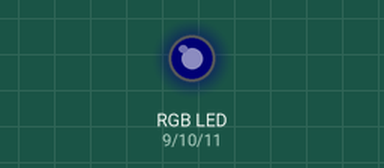
A sketch run on a simulated Arduino Uno, built with avr-gcc and run on an emulated ATmega328P. Shown: an RGB LED mixed from three pins (HIGH = lit). Dim RGB values are drawn brighter than linear.

Above: at 0.15 s.
At 1.05 s:
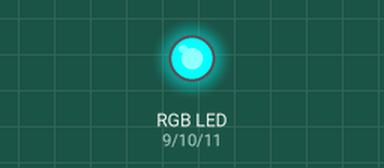
At 1.65 s:
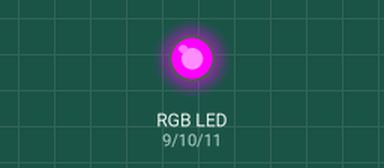
At 2.55 s:
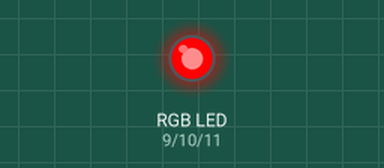
At 3.75 s:
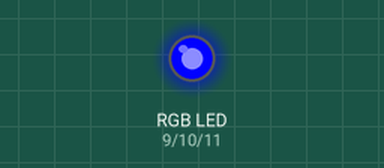
At 5.25 s:
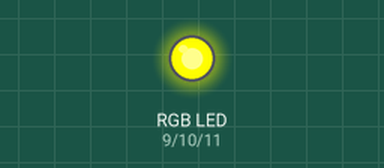
Timing chart, 0 to 5.2 s (numbered marks = the images above):
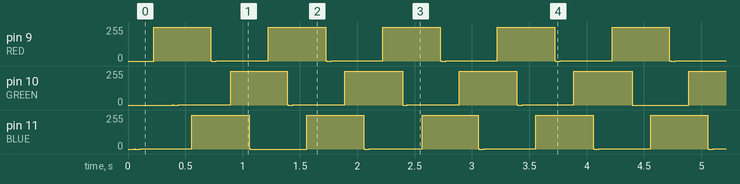

Measured:
- by itself, pin 9 (RED): repeats every 1.0 s: 255/255 0.04 s, 254/255 0.45 s, 1/255 0.01 s, 0/255 0.04 s, 1/255 0.45 s, 254/255 0.01 s

The sketch:

rgb_fade.ino
```cpp
#define RED 9
#define GREEN 10
#define BLUE 11
#define DELAY 1000.0

double shift;

void setup() {
  shift = DELAY/(3 * DELAY);
  pinMode( RED, OUTPUT );
  pinMode( GREEN, OUTPUT );
  pinMode( BLUE, OUTPUT );
}

void loop() {
  double theta = millis()/DELAY;
  switch_on( RED, theta );
  switch_on( GREEN, theta + 1*shift );
  switch_on( BLUE, theta + 2*shift );
}

void switch_on( int pin, double theta ) {
  analogWrite( pin, 128.0 + 128 * sin( theta * 2.0 * PI  ) );
}
```
